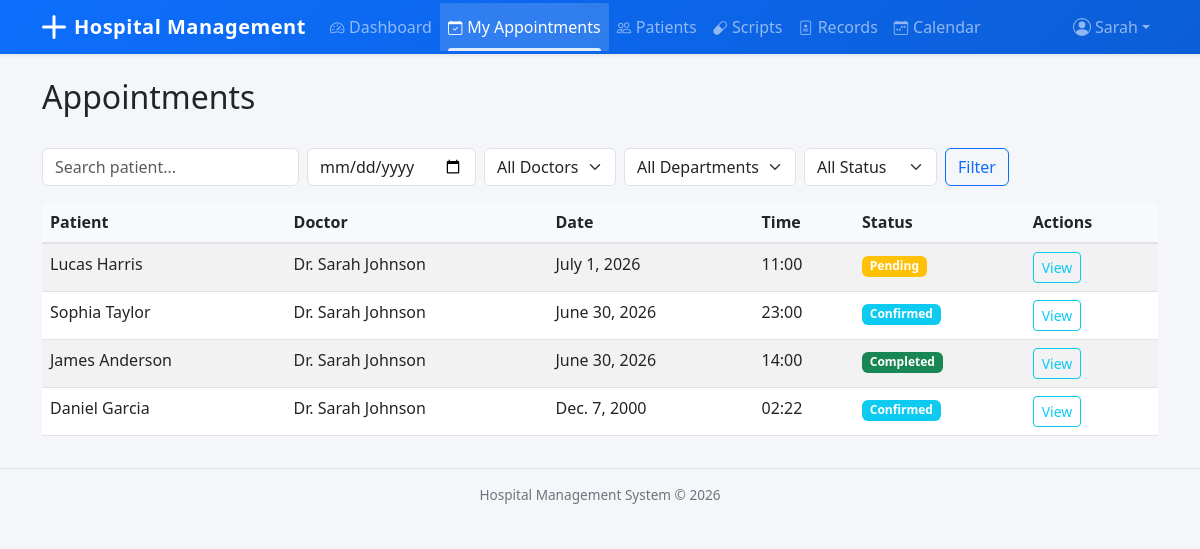
Screenshot of /doctors/my/appointments/ (signed in) with the database file from the repository.
### accounts/models.py (models this page shows, shortened)
class User(AbstractUser):
    class Role(models.TextChoices):
        ADMIN = 'Admin', 'Admin'
        DOCTOR = 'Doctor', 'Doctor'
        RECEPTIONIST = 'Receptionist', 'Receptionist'
    role = models.CharField(max_length=20, choices=Role.choices, default=Role.RECEPTIONIST)
    phone_number = models.CharField(max_length=15, blank=True)

### appointments/models.py (models this page shows, shortened)
class Appointment(models.Model):
    class Status(models.TextChoices):
        PENDING = 'Pending', 'Pending'
        CONFIRMED = 'Confirmed', 'Confirmed'
        COMPLETED = 'Completed', 'Completed'
        CANCELLED = 'Cancelled', 'Cancelled'
    patient = models.ForeignKey(
        'patients.Patient', on_delete=models.CASCADE, related_name='appointments'
    )
    doctor = models.ForeignKey(
        'doctors.Doctor', on_delete=models.SET_NULL, null=True, related_name='appointments'
    )
    department = models.ForeignKey(
        'departments.Department', on_delete=models.SET_NULL, null=True
    )
    appointment_date = models.DateField()
    appointment_time = models.TimeField()
    status = models.CharField(max_length=20, choices=Status.choices, default=Status.PENDING)
    reason_for_visit = models.TextField(blank=True)
    notes = models.TextField(blank=True)
    created_at = models.DateTimeField(auto_now_add=True)
    class Meta:
        ordering = ['-appointment_date', '-appointment_time']

### patients/models.py (models this page shows)
class Patient(models.Model):
    class Gender(models.TextChoices):
        MALE = 'Male', 'Male'
        FEMALE = 'Female', 'Female'
        OTHER = 'Other', 'Other'
    class BloodGroup(models.TextChoices):
        A_POS = 'A+', 'A+'
        A_NEG = 'A-', 'A-'
        B_POS = 'B+', 'B+'
        B_NEG = 'B-', 'B-'
        AB_POS = 'AB+', 'AB+'
        AB_NEG = 'AB-', 'AB-'
        O_POS = 'O+', 'O+'
        O_NEG = 'O-', 'O-'
    first_name = models.CharField(max_length=50)
    last_name = models.CharField(max_length=50)
    date_of_birth = models.DateField()
    gender = models.CharField(max_length=10, choices=Gender.choices)
    blood_group = models.CharField(max_length=5, choices=BloodGroup.choices, blank=True)
    phone_number = models.CharField(max_length=15)
    email = models.EmailField(blank=True)
    address = models.TextField(blank=True)
    emergency_contact_name = models.CharField(max_length=100, blank=True)
    emergency_contact_phone = models.CharField(max_length=15, blank=True)
    registered_date = models.DateTimeField(auto_now_add=True)
    class Meta:
        ordering = ['first_name', 'last_name']
    def __str__(self):
        return f"{self.first_name} {self.last_name}"

### doctors/models.py (models this page shows)
class Doctor(models.Model):
    user = models.OneToOneField(settings.AUTH_USER_MODEL, on_delete=models.CASCADE)
    department = models.ForeignKey(
        'departments.Department', on_delete=models.SET_NULL,
        null=True, blank=True, related_name='doctors'
    )
    specialization = models.CharField(max_length=100)
    qualification = models.CharField(max_length=200)
    experience_years = models.PositiveIntegerField(default=0)
    consultation_fee = models.DecimalField(max_digits=10, decimal_places=2, default=0)
    available_days = models.CharField(
        max_length=100,
        help_text="Comma-separated days (e.g., Monday,Tuesday,Wednesday)"
    )
    available_time_start = models.TimeField(null=True, blank=True)
    available_time_end = models.TimeField(null=True, blank=True)
    is_active = models.BooleanField(default=True)
    class Meta:
        ordering = ['id']
    def __str__(self):
        return f"Dr. {self.user.get_full_name() or self.user.username}"

### doctors/views.py (the view)
# urls.py: path('my/appointments/', views.doctor_appointments_view, name='doctor_appointments'),
@login_required
def doctor_appointments_view(request):
    try:
        doctor = request.user.doctor
    except Doctor.DoesNotExist:
        messages.error(request, 'Doctor profile not found.')
        return redirect('dashboard_redirect')
    appointments = Appointment.objects.filter(doctor=doctor).select_related(
        'patient', 'department'
    ).order_by('-appointment_date', '-appointment_time')
    return render(request, 'appointments/appointment_list.html', {
        'appointments': appointments,
        'doctors': Doctor.objects.none(),
        'departments': [],
        'status_choices': Appointment.Status.choices,
    })

### templates/appointments/appointment_list.html (shortened to what this page needs)
{% extends 'base.html' %}
{% block content %}
<div class="d-flex justify-content-between align-items-center">
    <h2>Appointments</h2>
</div>
<form method="get" class="row g-2 mt-3 mb-3">
    <div class="col-auto"><input type="text" name="search" class="form-control" placeholder="Search patient..." value="{{ request.GET.search }}"></div>
    <div class="col-auto"><input type="date" name="date" class="form-control" value="{{ request.GET.date }}"></div>
    <div class="col-auto">
        <select name="doctor" class="form-select">
            <option value="">All Doctors</option>
        </select>
    </div>
    <div class="col-auto">
        <select name="department" class="form-select">
            <option value="">All Departments</option>
        </select>
    </div>
    <div class="col-auto">
        <select name="status" class="form-select">
            <option value="">All Status</option>
        </select>
    </div>
    <div class="col-auto"><button type="submit" class="btn btn-outline-primary">Filter</button></div>
</form>
<table class="table table-striped">
    <thead><tr><th>Patient</th><th>Doctor</th><th>Date</th><th>Time</th><th>Status</th><th>Actions</th></tr></thead>
    <tbody>
    {% for apt in appointments %}
    <tr>
        <td>{{ apt.patient }}</td>
        <td>{{ apt.doctor|default:"—" }}</td>
        <td>{{ apt.appointment_date }}</td>
        <td>{{ apt.appointment_time|time:"H:i" }}</td>
        <td><span class="badge bg-{% if apt.status == 'Completed' %}success{% elif apt.status == 'Cancelled' %}danger{% elif apt.status == 'Confirmed' %}info{% else %}warning{% endif %}">{{ apt.status }}</span></td>
        <td>
            <a href="{% url 'appointment_detail' apt.pk %}" class="btn btn-sm btn-outline-info">View</a>
        </td>
    </tr>
    {% empty %}
    <tr><td colspan="6" class="text-muted">No appointments found.</td></tr>
    {% endfor %}
    </tbody>
</table>
{% endblock %}

### templates/base.html (shortened to what this page needs)
<!DOCTYPE html>
<html lang="en">
<head>
    <link href="https://cdn.jsdelivr.net/npm/bootstrap@5.3.0/dist/css/bootstrap.min.css" rel="stylesheet">
    <link rel="stylesheet" href="https://cdn.jsdelivr.net/npm/bootstrap-icons@1.11.3/font/bootstrap-icons.min.css">
</head>
<body>
    <nav class="navbar navbar-expand-lg navbar-dark bg-primary shadow-sm">
        <div class="container">
            <a class="navbar-brand d-flex align-items-center" href="{% url 'dashboard_redirect' %}">
                <svg xmlns="http://www.w3.org/2000/svg" width="24" height="24" fill="currentColor" class="me-2" viewBox="0 0 16 16">
                    <path d="M8 0a1 1 0 0 1 1 1v6h6a1 1 0 1 1 0 2H9v6a1 1 0 1 1-2 0V9H1a1 1 0 0 1 0-2h6V1a1 1 0 0 1 1-1z"/>
                </svg>
                <span class="d-none d-sm-inline">Hospital Management</span><span class="d-sm-none">HMS</span>
            </a>
            <div class="collapse navbar-collapse" id="navbarNav">
                {% if user.is_authenticated %}
                <ul class="navbar-nav me-auto">
                    {% if user.role == 'Admin' %}
                    <li class="nav-item"><a class="nav-link{% if request.resolver_match.url_name == 'admin_dashboard' %} active{% endif %}" href="{% url 'admin_dashboard' %}"><i class="bi bi-speedometer2 nav-icon"></i>Dashboard</a></li>
                    <li class="nav-item"><a class="nav-link{% if request.resolver_match.url_name == 'department_list' %} active{% endif %}" href="{% url 'department_list' %}"><i class="bi bi-building nav-icon"></i>Departments</a></li>
                    <li class="nav-item"><a class="nav-link{% if 'doctor' in request.resolver_match.url_name %} active{% endif %}" href="{% url 'doctor_list' %}"><i class="bi bi-person-badge nav-icon"></i>Doctors</a></li>
                    <li class="nav-item"><a class="nav-link{% if 'patient' in request.resolver_match.url_name %} active{% endif %}" href="{% url 'patient_list' %}"><i class="bi bi-people nav-icon"></i>Patients</a></li>
                    <li class="nav-item"><a class="nav-link{% if 'appointment' in request.resolver_match.url_name %} active{% endif %}" href="{% url 'appointment_list' %}"><i class="bi bi-calendar-check nav-icon"></i>Appointments</a></li>
                    <li class="nav-item"><a class="nav-link{% if 'prescription' in request.resolver_match.url_name %} active{% endif %}" href="{% url 'prescription_list' %}"><i class="bi bi-capsule nav-icon"></i>Prescriptions</a></li>
                    <li class="nav-item"><a class="nav-link{% if 'record' in request.resolver_match.url_name %} active{% endif %}" href="{% url 'medical_record_list' %}"><i class="bi bi-file-medical nav-icon"></i>Records</a></li>
                    <li class="nav-item"><a class="nav-link{% if 'report' in request.resolver_match.url_name %} active{% endif %}" href="{% url 'patient_report' %}"><i class="bi bi-graph-up nav-icon"></i>Reports</a></li>
                    <li class="nav-item"><a class="nav-link{% if 'calendar' in request.resolver_match.url_name %} active{% endif %}" href="{% url 'doctor_calendar' %}"><i class="bi bi-calendar-week nav-icon"></i>Calendar</a></li>
                    {% elif user.role == 'Doctor' %}
                    <li class="nav-item"><a class="nav-link{% if request.resolver_match.url_name == 'doctor_dashboard' %} active{% endif %}" href="{% url 'doctor_dashboard' %}"><i class="bi bi-speedometer2 nav-icon"></i>Dashboard</a></li>
                    <li class="nav-item"><a class="nav-link{% if request.resolver_match.url_name == 'doctor_appointments' %} active{% endif %}" href="{% url 'doctor_appointments' %}"><i class="bi bi-calendar-check nav-icon"></i>My Appointments</a></li>
                    <li class="nav-item"><a class="nav-link{% if 'patient' in request.resolver_match.url_name %} active{% endif %}" href="{% url 'patient_list' %}"><i class="bi bi-people nav-icon"></i>Patients</a></li>
                    <li class="nav-item"><a class="nav-link{% if request.resolver_match.url_name == 'doctor_prescriptions' %} active{% endif %}" href="{% url 'doctor_prescriptions' %}"><i class="bi bi-capsule nav-icon"></i>Scripts</a></li>
                    <li class="nav-item"><a class="nav-link" href="{% url 'doctor_medical_records' %}"><i class="bi bi-file-medical nav-icon"></i>Records</a></li>
                    <li class="nav-item"><a class="nav-link{% if 'calendar' in request.resolver_match.url_name %} active{% endif %}" href="{% url 'doctor_calendar' %}"><i class="bi bi-calendar-week nav-icon"></i>Calendar</a></li>
                    {% endif %}
                </ul>
                <ul class="navbar-nav">
                    <li class="nav-item dropdown">
                        <a class="nav-link dropdown-toggle d-flex align-items-center" href="#" role="button" data-bs-toggle="dropdown">
                            <span class="d-none d-md-inline">{{ user.get_short_name|default:user.username }}</span>
                        </a>
                    </li>
                </ul>
                {% endif %}
            </div>
        </div>
    </nav>
    <div class="container mt-4">
        {% block content %}{% endblock %}
    </div>
    <footer class="footer text-center">
        <div class="container">
            Hospital Management System &copy; {% now "Y" %}
        </div>
    </footer>
</body>
</html>

### templates/base.html (style rules this page uses)
body { background-color: #f4f6f9; }
.navbar { padding-top: 0; padding-bottom: 0; background: linear-gradient(135deg, #0d6efd 0%, #0b5ed7 100%); }
.navbar-brand { font-weight: 700; letter-spacing: 0.5px; padding-top: 0.75rem; padding-bottom: 0.75rem; }
.navbar .nav-link { padding-top: 0.75rem; padding-bottom: 0.75rem; position: relative; transition: background-color 0.15s; }
.navbar .nav-link.active { background-color: rgba(255,255,255,0.15); }
.navbar .nav-link.active::after { content: ''; position: absolute; bottom: 0; left: 0.5rem; right: 0.5rem; height: 3px; background: rgba(255,255,255,0.85); border-radius: 3px 3px 0 0; }
.table th { background-color: #f8f9fa; border-bottom-width: 2px; }
.footer { font-size: 0.85rem; color: #6c757d; border-top: 1px solid #dee2e6; padding: 1rem 0; margin-top: 2rem; }
.nav-icon { margin-right: 0.3rem; font-size: 0.9rem; }

### rows the page displays
User: get_short_name "Sarah"
Appointment: patient "Lucas Harris", doctor "Dr. Sarah Johnson", appointment_date "July 1, 2026", appointment_time "11:00", status "Pending"
Appointment: patient "Sophia Taylor", doctor "Dr. Sarah Johnson", appointment_date "June 30, 2026", appointment_time "23:00", status "Confirmed"
Appointment: patient "James Anderson", doctor "Dr. Sarah Johnson", appointment_date "June 30, 2026", appointment_time "14:00", status "Completed"
Appointment: patient "Daniel Garcia", doctor "Dr. Sarah Johnson", appointment_date "Dec. 7, 2000", appointment_time "02:22", status "Confirmed"
